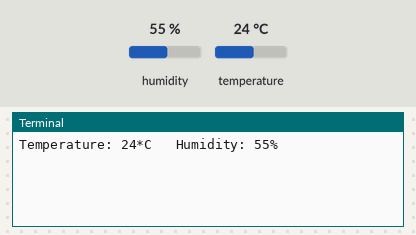
Recording of a program running on a simulated Raspberry Pi (BCM pin numbers). Parts: the last lines printed to the terminal. The inputs (shaded band) are chosen by the test bench; at power-on: humidity 55 %, temperature 24 °C. System figures (address, load, memory, disk, uptime) are fixed made-up values.

Above: at 1.2 s.
1.3 s: humidity set to 22 %
At 3.3 s:
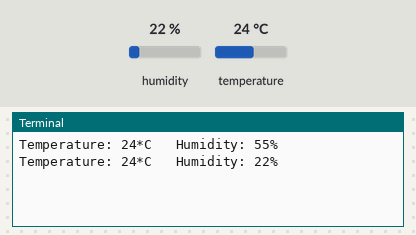
4.3 s: temperature set to 12 °C
At 5.7 s:
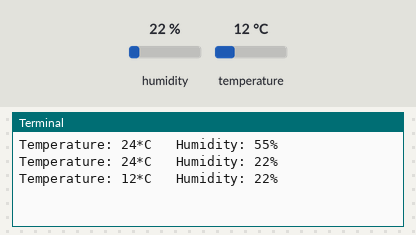
7.3 s: humidity set to 40 %
At 10.5 s:
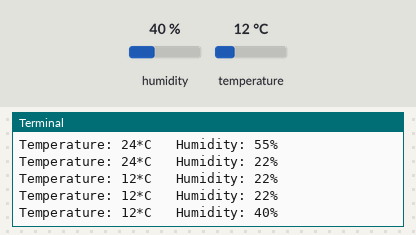
Timing chart, 0 to 12.0 s (numbered marks = the images above; inputs shaded):
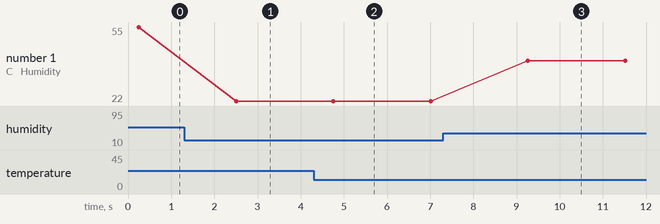

Measured:
- after the input at 1.3 s, the terminal: prints a new line after 1.2 s (image 1)
- after the input at 4.3 s, the terminal: prints a new line after 0.46 s (image 2)
- after the input at 7.3 s, the terminal: prints a new line after 2.0 s (image 3)
- plotted number 1: 55 → 22 after the input at 1.3 s, 22 → 40 after the input at 7.3 s

The program:

temp.py
```python
import time
import board
import adafruit_dht
import psutil

# We first check if a libgpiod process is running. If yes, we kill it!
for proc in psutil.process_iter():
    if proc.name() == 'libgpiod_pulsein' or proc.name() == 'libgpiod_pulsei':
        proc.kill()

sensor = adafruit_dht.DHT11(board.D23)

while True:
    try:
        humidity = sensor.humidity
        temp = sensor.temperature
        print("Temperature: {}*C   Humidity: {}% ".format(temp, humidity))
    except RuntimeError as error:
        print(error.args[0])
        time.sleep(2.0)
        continue
    except Exception as error:
        sensor.exit()
        raise error
    time.sleep(2.0)
```
